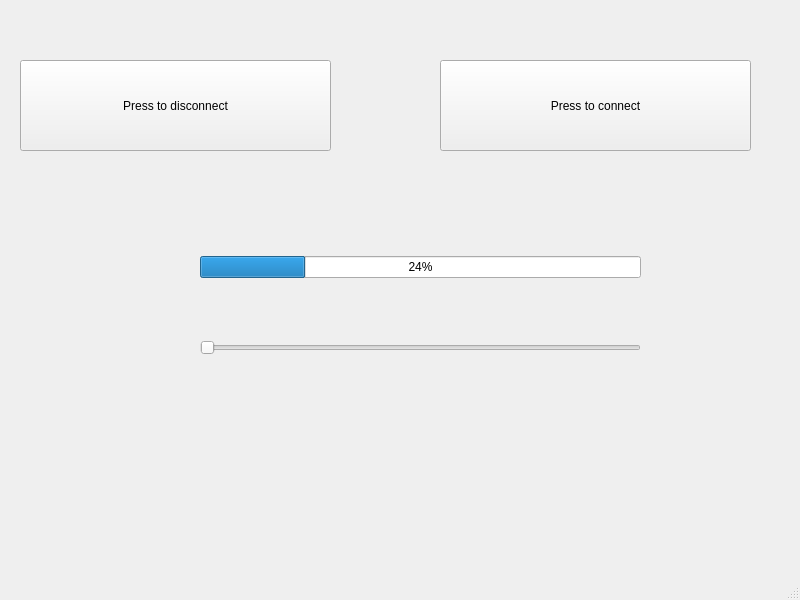
<?xml version="1.0" encoding="UTF-8"?>
<ui version="4.0">
 <class>MainWindow</class>
 <widget class="QMainWindow" name="MainWindow">
  <property name="geometry">
   <rect>
    <x>0</x>
    <y>0</y>
    <width>800</width>
    <height>600</height>
   </rect>
  </property>
  <property name="windowTitle">
   <string>MainWindow</string>
  </property>
  <widget class="QWidget" name="centralwidget">
   <widget class="QPushButton" name="pushButton">
    <property name="geometry">
     <rect>
      <x>20</x>
      <y>60</y>
      <width>311</width>
      <height>91</height>
     </rect>
    </property>
    <property name="text">
     <string>Press to disconnect</string>
    </property>
   </widget>
   <widget class="QPushButton" name="pushButton_2">
    <property name="geometry">
     <rect>
      <x>440</x>
      <y>60</y>
      <width>311</width>
      <height>91</height>
     </rect>
    </property>
    <property name="text">
     <string>Press to connect</string>
    </property>
   </widget>
   <widget class="QWidget" name="">
    <property name="geometry">
     <rect>
      <x>200</x>
      <y>200</y>
      <width>441</width>
      <height>211</height>
     </rect>
    </property>
    <layout class="QVBoxLayout" name="verticalLayout">
     <item>
      <widget class="QProgressBar" name="progressBar">
       <property name="value">
        <number>24</number>
       </property>
      </widget>
     </item>
     <item>
      <widget class="QSlider" name="horizontalSlider">
       <property name="orientation">
        <enum>Qt::Orientation::Horizontal</enum>
       </property>
      </widget>
     </item>
    </layout>
   </widget>
  </widget>
  <widget class="QMenuBar" name="menubar">
   <property name="geometry">
    <rect>
     <x>0</x>
     <y>0</y>
     <width>800</width>
     <height>22</height>
    </rect>
   </property>
  </widget>
  <widget class="QStatusBar" name="statusbar"/>
 </widget>
 <resources/>
 <connections/>
</ui>
